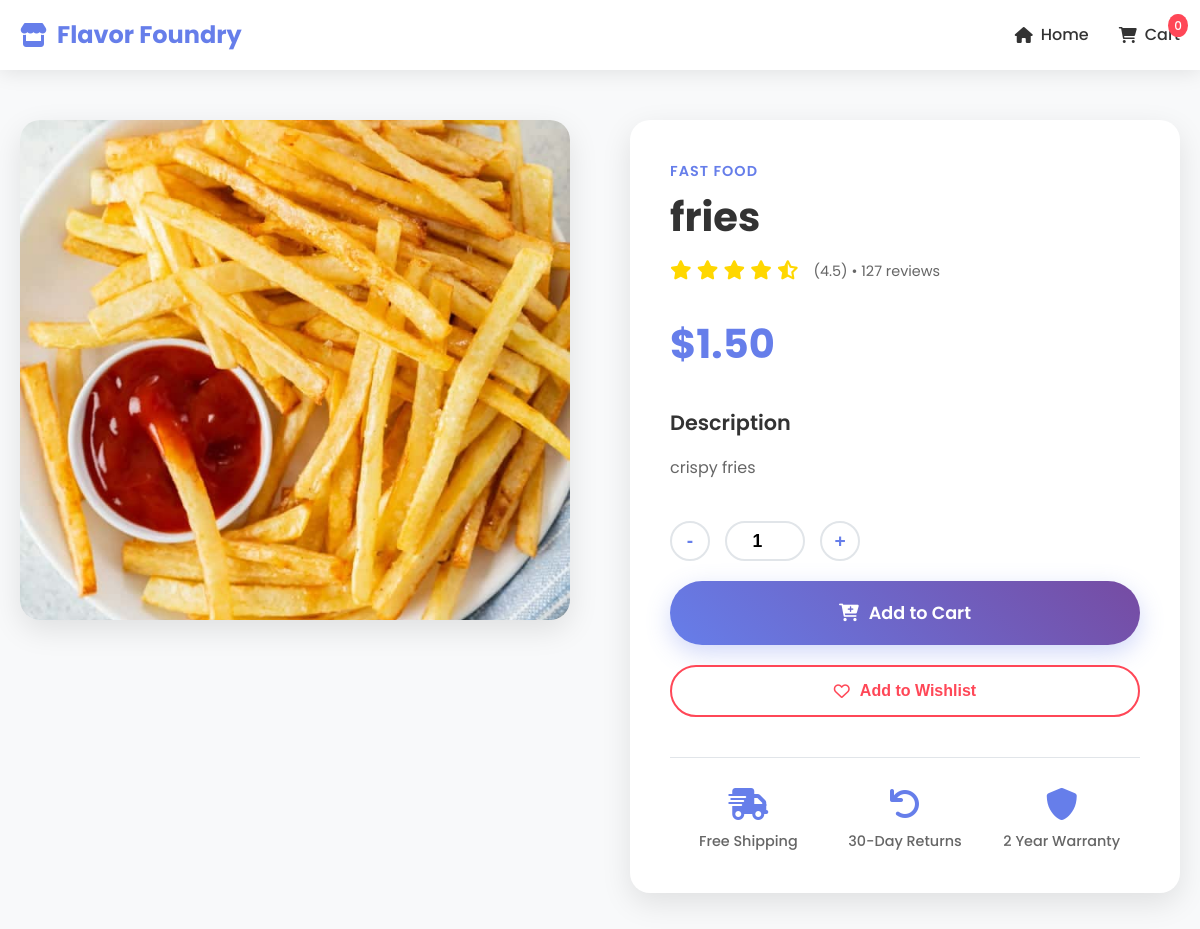
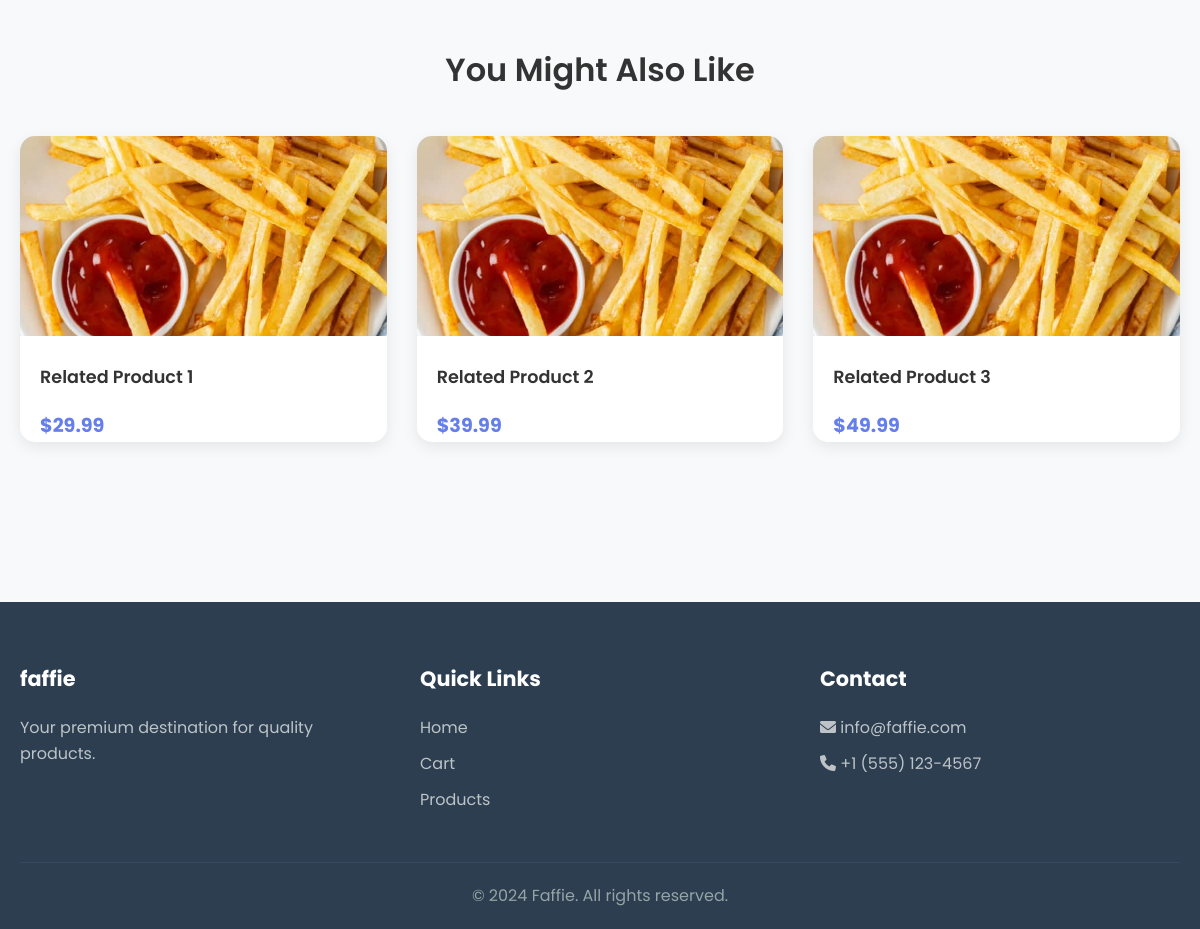
Page /product/3/ on the committed database (2 pictures, top to bottom).
### shop/models.py (models this page shows, shortened)
class Product(models.Model):
    name = models.CharField(max_length=100)
    price = models.DecimalField(max_digits=8, decimal_places=2)  # increased range
    description = models.TextField()
    image = models.ImageField(upload_to='products/')
    category = models.ForeignKey(Category, on_delete=models.CASCADE)

class Category(models.Model):
    name = models.CharField(max_length=50)

### shop/views.py (the view)
# urls.py: path('product/<int:id>/', views.product_detail, name='product_detail'),
def product_detail(request, id):
    product = get_object_or_404(Product, id=id)
    cart_items_count = CartItem.objects.count()
    return render(request, 'shop/product_detail.html', {
        'product': product,
        'items': cart_items_count
    })

### shop/templates/shop/product_detail.html (shortened to what this page needs)
{% load static %}
<!DOCTYPE html>
<html lang="en">
<head>
    <link rel="stylesheet" href="{% static 'css/product_detail.css' %}">
    <link rel="stylesheet" href="https://cdnjs.cloudflare.com/ajax/libs/font-awesome/6.0.0/css/all.min.css">
</head>
<body>
    <nav class="navbar">
        <div class="nav-container">
            <div class="nav-logo">
                <i class="fas fa-store"></i>
                <span>Flavor Foundry</span>
            </div>
            <div class="nav-links">
                <a href="{% url 'home' %}" class="nav-link"><i class="fas fa-home"></i> Home</a>
                <a href="{% url 'cart' %}" class="nav-link cart-link">
                    <i class="fas fa-shopping-cart"></i> Cart
                    <span class="cart-count">{{ items|length }}</span>
                </a>
            </div>
        </div>
    </nav>
    <section class="product-detail">
        <div class="container">
            <div class="product-container">
                <div class="product-gallery">
                    <div class="main-image">
                        <img src="{{ product.image.url }}" alt="{{ product.name }}" id="mainImage">
                    </div>
                </div>
                <div class="product-info">
                    <div class="product-category">{{ product.category.name }}</div>
                    <h1 class="product-title">{{ product.name }}</h1>
                    <div class="product-rating">
                        <div class="stars">
                            <i class="fas fa-star"></i>
                            <i class="fas fa-star"></i>
                            <i class="fas fa-star"></i>
                            <i class="fas fa-star"></i>
                            <i class="fas fa-star-half-alt"></i>
                        </div>
                        <span class="rating-text">(4.5) • 127 reviews</span>
                    </div>
                    <div class="product-price">
                        <span class="current-price">${{ product.price }}</span>
                    </div>
                    <div class="product-description">
                        <h3>Description</h3>
                        <p>{{ product.description }}</p>
                    </div>
                    <div class="product-actions">
                        <div class="quantity-selector">
                            <button class="qty-btn" onclick="changeQuantity(-1)">-</button>
                            <input type="number" id="quantity" value="1" min="1" max="10">
                            <button class="qty-btn" onclick="changeQuantity(1)">+</button>
                        </div>
                        <a href="{% url 'add_to_cart' product.id %}" class="add-to-cart-btn" id="addToCartBtn">
                            <i class="fas fa-cart-plus"></i> Add to Cart
                        </a>
                        <button class="wishlist-btn">
                            <i class="far fa-heart"></i> Add to Wishlist
                        </button>
                    </div>
                    <div class="product-features">
                        <div class="feature">
                            <i class="fas fa-shipping-fast"></i>
                            <span>Free Shipping</span>
                        </div>
                        <div class="feature">
                            <i class="fas fa-undo"></i>
                            <span>30-Day Returns</span>
                        </div>
                        <div class="feature">
                            <i class="fas fa-shield-alt"></i>
                            <span>2 Year Warranty</span>
                        </div>
                    </div>
                </div>
            </div>
            <div class="related-products">
                <h2>You Might Also Like</h2>
                <div class="related-grid">
                    <div class="related-card">
                        <img src="{{ product.image.url }}" alt="Related Product">
                        <h4>Related Product 1</h4>
                        <span class="price">$29.99</span>
                    </div>
                    <div class="related-card">
                        <img src="{{ product.image.url }}" alt="Related Product">
                        <h4>Related Product 2</h4>
                        <span class="price">$39.99</span>
                    </div>
                    <div class="related-card">
                        <img src="{{ product.image.url }}" alt="Related Product">
                        <h4>Related Product 3</h4>
                        <span class="price">$49.99</span>
                    </div>
                </div>
            </div>
        </div>
    </section>
    <footer class="footer">
        <div class="container">
            <div class="footer-content">
                <div class="footer-section">
                    <h3>faffie</h3>
                    <p>Your premium destination for quality products.</p>
                </div>
                <div class="footer-section">
                    <h3>Quick Links</h3>
                    <ul>
                        <li><a href="{% url 'home' %}">Home</a></li>
                        <li><a href="{% url 'cart' %}">Cart</a></li>
                        <li><a href="#products">Products</a></li>
                    </ul>
                </div>
                <div class="footer-section">
                    <h3>Contact</h3>
                    <p><i class="fas fa-envelope"></i> info@faffie.com</p>
                    <p><i class="fas fa-phone"></i> +1 (555) 123-4567</p>
                </div>
            </div>
            <div class="footer-bottom">
                <p>&copy; 2024 Faffie. All rights reserved.</p>
            </div>
        </div>
    </footer>
</body>
</html>

### rows in the picture
Product: image (picture), category.name "FAST FOOD", name "fries", price "1.50", description "crispy fries"

### other values in the picture
{{ items|length }} "0"
